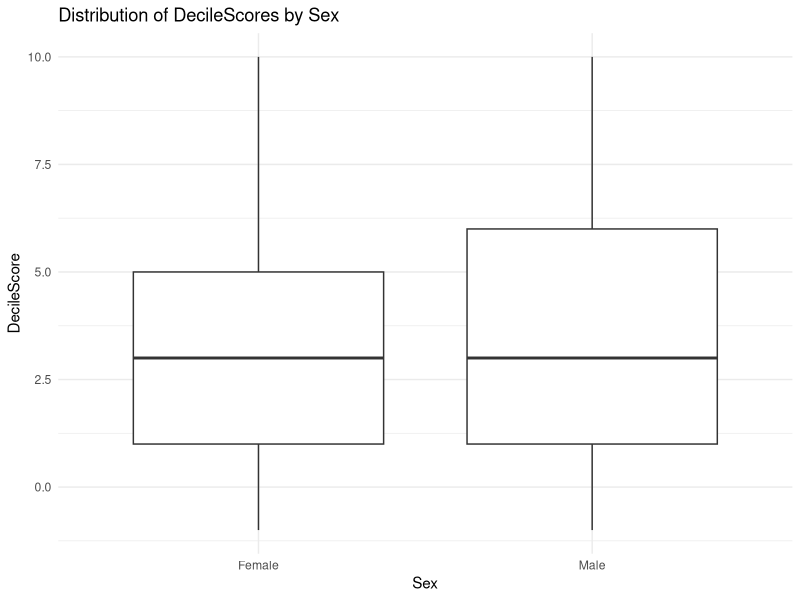
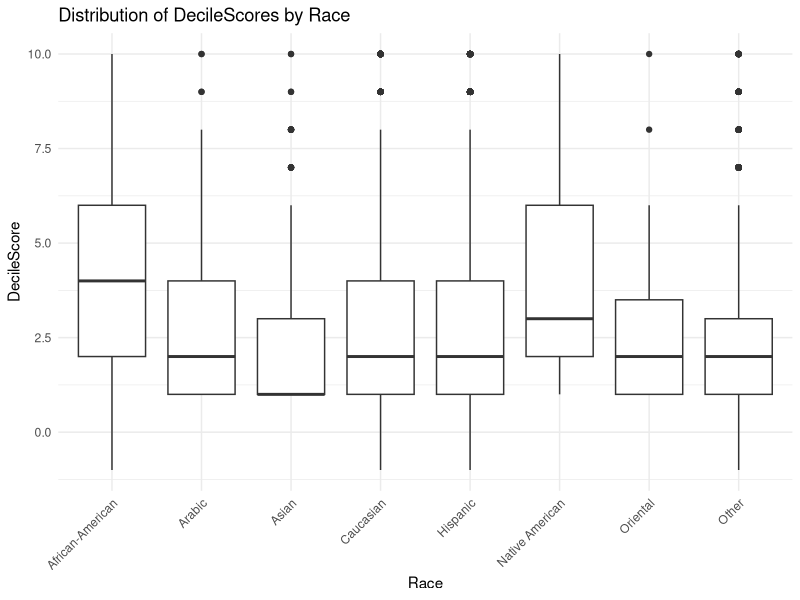
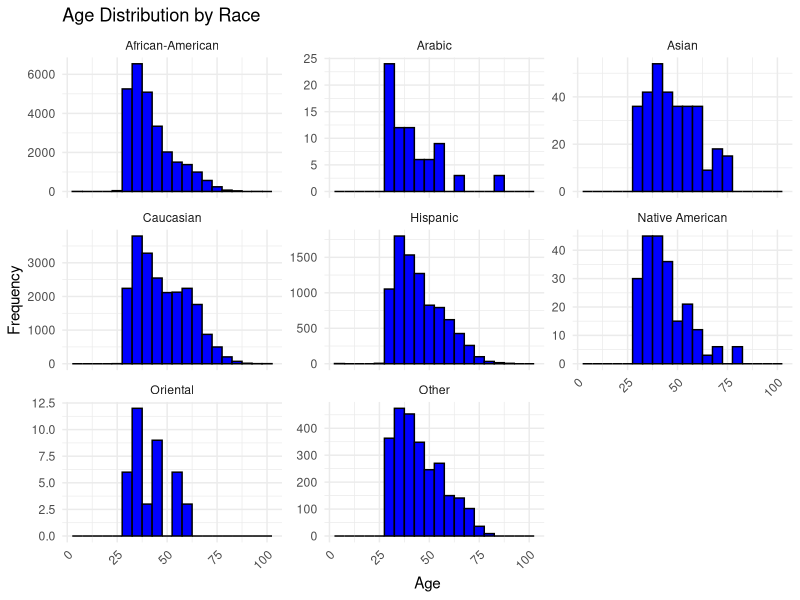

R code for these plots, in order:
## ---- chunk 1
library(tidyverse)
library(MASS)
compas_scores_clean <- read_csv("dataset/compas-scores-clean.csv")

ggplot(compas_scores_clean, aes(x=Sex, y=DecileScore)) +
  geom_boxplot() +
  labs(title="Distribution of DecileScores by Sex",
       x="Sex",
       y="DecileScore") +
  theme_minimal()
## ---- chunk 2

df <- compas_scores_clean %>% 
  mutate(Race = case_when(
      Race %in% c("African-American", "African-Am") ~ "African-American",
      TRUE ~ Race
    ))
ggplot(df, aes(x=Race, y=DecileScore)) +
  geom_boxplot() +
  labs(title="Distribution of DecileScores by Race",
       x="Race",
       y="DecileScore") +
  theme_minimal() +
  theme(axis.text.x = element_text(angle = 45, hjust = 1))
## ---- chunk 3
ggplot(df, aes(x = Age)) +
  geom_histogram(binwidth = 5, fill = "blue", color = "black") +
  ggtitle("Age Distribution by Race") +
  xlab("Age") +
  ylab("Frequency") +
  facet_wrap(~ Race, scales = "free_y") +  # Faceting by race
  theme_minimal() +
  theme(axis.text.x = element_text(angle = 45, hjust = 1))
